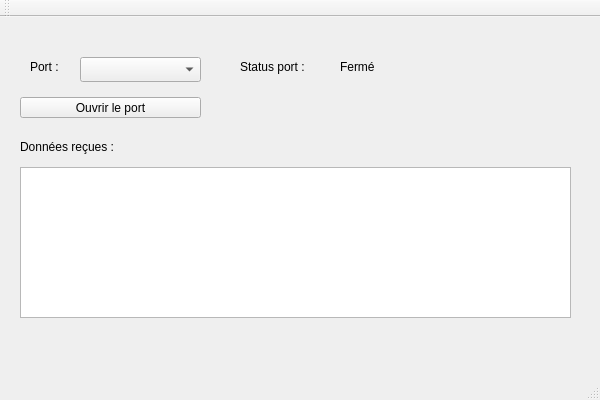
<?xml version="1.0" encoding="UTF-8"?>
<ui version="4.0">
 <class>TP2_QtClass</class>
 <widget class="QMainWindow" name="TP2_QtClass">
  <property name="geometry">
   <rect>
    <x>0</x>
    <y>0</y>
    <width>600</width>
    <height>400</height>
   </rect>
  </property>
  <property name="windowTitle">
   <string>TP2_Qt</string>
  </property>
  <widget class="QWidget" name="centralWidget">
   <widget class="QComboBox" name="CB_Ports">
    <property name="geometry">
     <rect>
      <x>80</x>
      <y>40</y>
      <width>121</width>
      <height>25</height>
     </rect>
    </property>
    <property name="editable">
     <bool>false</bool>
    </property>
   </widget>
   <widget class="QLabel" name="label">
    <property name="geometry">
     <rect>
      <x>30</x>
      <y>40</y>
      <width>41</width>
      <height>20</height>
     </rect>
    </property>
    <property name="text">
     <string>Port :</string>
    </property>
   </widget>
   <widget class="QPushButton" name="BTN_OpenPort">
    <property name="geometry">
     <rect>
      <x>20</x>
      <y>80</y>
      <width>181</width>
      <height>21</height>
     </rect>
    </property>
    <property name="text">
     <string>Ouvrir le port</string>
    </property>
   </widget>
   <widget class="QLabel" name="label_2">
    <property name="geometry">
     <rect>
      <x>240</x>
      <y>40</y>
      <width>91</width>
      <height>20</height>
     </rect>
    </property>
    <property name="text">
     <string>Status port :</string>
    </property>
   </widget>
   <widget class="QLabel" name="TXT_Status">
    <property name="geometry">
     <rect>
      <x>340</x>
      <y>40</y>
      <width>51</width>
      <height>20</height>
     </rect>
    </property>
    <property name="text">
     <string>Fermé</string>
    </property>
   </widget>
   <widget class="QLabel" name="label_3">
    <property name="geometry">
     <rect>
      <x>20</x>
      <y>120</y>
      <width>131</width>
      <height>20</height>
     </rect>
    </property>
    <property name="text">
     <string>Données reçues :</string>
    </property>
   </widget>
   <widget class="QPlainTextEdit" name="RECEIVEDTXT_Data">
    <property name="geometry">
     <rect>
      <x>20</x>
      <y>150</y>
      <width>551</width>
      <height>151</height>
     </rect>
    </property>
   </widget>
  </widget>
  <widget class="QMenuBar" name="menuBar">
   <property name="geometry">
    <rect>
     <x>0</x>
     <y>0</y>
     <width>600</width>
     <height>22</height>
    </rect>
   </property>
  </widget>
  <widget class="QToolBar" name="mainToolBar">
   <attribute name="toolBarArea">
    <enum>TopToolBarArea</enum>
   </attribute>
   <attribute name="toolBarBreak">
    <bool>false</bool>
   </attribute>
  </widget>
  <widget class="QStatusBar" name="statusBar"/>
 </widget>
 <layoutdefault spacing="6" margin="11"/>
 <resources>
  <include location="TP2_Qt.qrc"/>
 </resources>
 <connections>
  <connection>
   <sender>BTN_OpenPort</sender>
   <signal>clicked()</signal>
   <receiver>TP2_QtClass</receiver>
   <slot>onDisplayBTN_OpenPortClicked()</slot>
   <hints>
    <hint type="sourcelabel">
     <x>110</x>
     <y>124</y>
    </hint>
    <hint type="destinationlabel">
     <x>299</x>
     <y>199</y>
    </hint>
   </hints>
  </connection>
 </connections>
 <slots>
  <slot>onDisplayBTN_OpenPortClicked()</slot>
 </slots>
</ui>
